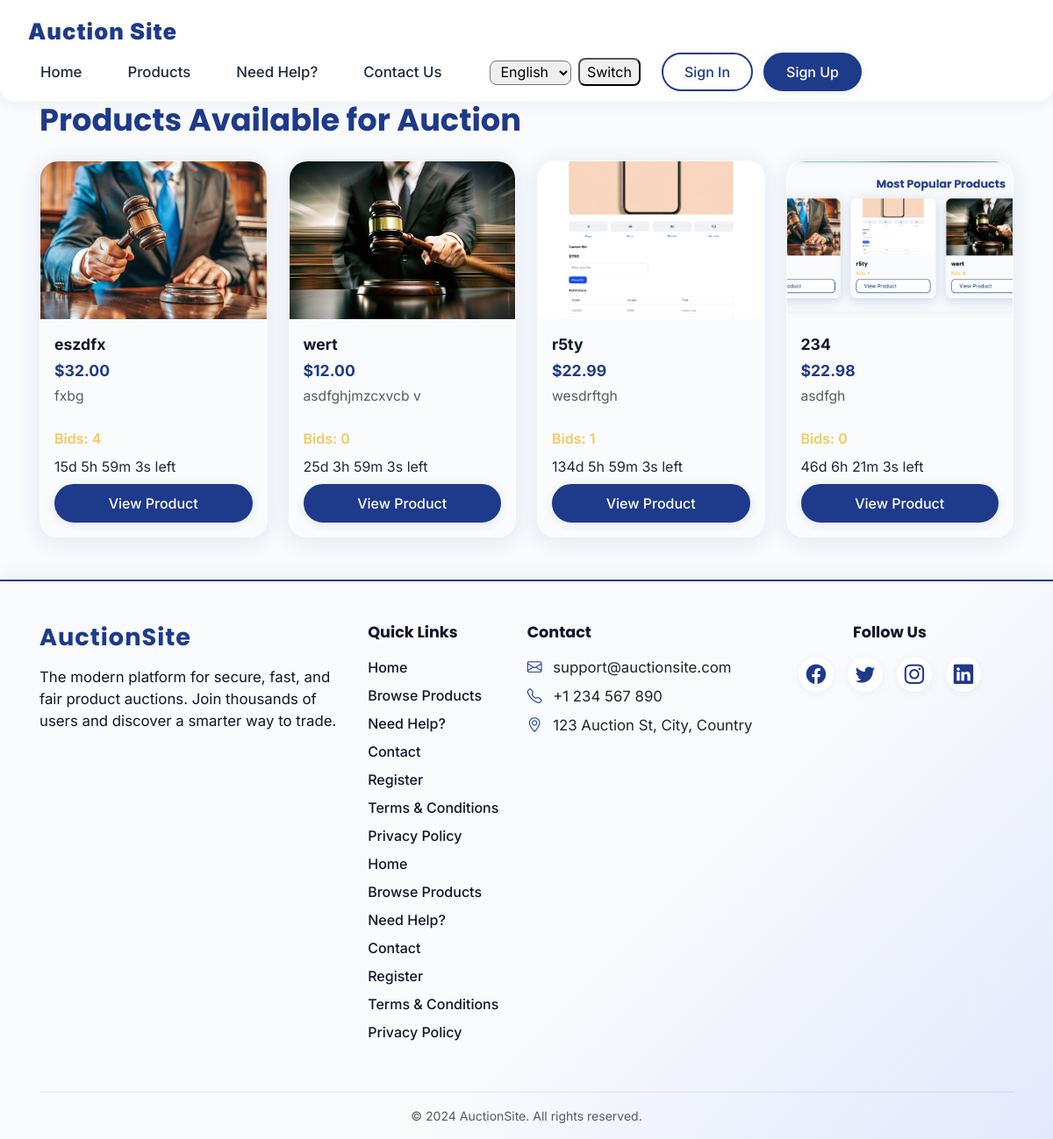
Screenshot of /products/ with the database file from the repository.
### auctions/models.py (models this page shows, shortened)
class Product(models.Model):
    seller = models.ForeignKey(User, on_delete=models.CASCADE, related_name='products')
    title = models.CharField(max_length=255)
    description = models.TextField()
    starting_bid = models.DecimalField(max_digits=10, decimal_places=2)
    image = models.ImageField(upload_to='product_images/', blank=True, null=True)
    created_at = models.DateTimeField(auto_now_add=True)
    is_active = models.BooleanField(default=True)
    auction_end = models.DateTimeField()
    CATEGORY_CHOICES = [
        ('electronics', 'Electronics'),
        ('smartphones', 'Smartphones'),
        ('fashion', 'Fashion'),
        ('home', 'Home'),
        ('other', 'Other'),
    ]
    category = models.CharField(max_length=32, choices=CATEGORY_CHOICES, default='other')
    CONDITION_CHOICES = [
        ('new', 'New'),
        ('like_new', 'Like New'),
        ('used', 'Used'),
        ('for_parts', 'For Parts'),
    ]
    condition = models.CharField(max_length=20, choices=CONDITION_CHOICES, default='used')

### auctions/views.py (the view)
# urls.py: path('products/', auction_views.product_list, name='products'),
def product_list(request):
    products = Product.objects.filter(is_active=True)
    return render(request, 'auctions/product_list.html', {'products': products})

### auctions/templates/auctions/product_list.html (shortened to what this page needs)
{% extends 'auctions/base.html' %}
{% block content %}
<h2 class="fw-bold text-primary mb-4" style="font-size:2.2rem;">Products Available for Auction</h2>
<div class="row g-4">
    {% for product in products %}
    <div class="col-12 col-sm-6 col-md-4 col-lg-3 d-flex">
        <div class="glass-card fade-in flex-fill d-flex flex-column" style="border-radius: 20px; box-shadow: 0 4px 24px rgba(30,58,138,0.10);">
            {% if product.image %}
                <img src="{{ product.image.url }}" class="card-img-top" style="border-radius: 20px 20px 0 0; height: 180px; object-fit: cover;" alt="{{ product.title }}">
            {% else %}
                <div style="height:180px; background:var(--bg-light); border-radius:20px 20px 0 0; display:flex; align-items:center; justify-content:center; color:var(--primary); font-size:2rem;">No Image</div>
            {% endif %}
            <div class="p-3 d-flex flex-column flex-grow-1">
                <div class="fw-bold text-accent mb-1" style="font-size: 1.1rem;">{{ product.title }}</div>
                <div class="fw-bold text-primary mb-1" style="font-size: 1.1rem;">${{ product.starting_bid }}</div>
                <div class="text-muted mb-2" style="font-size: 0.98rem; min-height: 40px;">{{ product.description|truncatechars:60 }}</div>
                <div class="mb-2" style="color: #F4C95D; font-weight: 600;">Bids: {{ product.bids.count }}</div>
                <div class="mb-2">
                    <span class="countdown-timer" data-end="{{ product.auction_end|date:'Y-m-d\TH:i:s' }}"></span>
                </div>
                <a href="{% url 'product_detail' product.pk %}" class="menu-btn primary mt-auto text-center" style="width: 100%; display: block;">View Product</a>
            </div>
        </div>
    </div>
    {% empty %}
    <p>No products available.</p>
    {% endfor %}
</div>
{% endblock %}

### auctions/templates/auctions/base.html (shortened to what this page needs)
{% load static %}
{% load has_profile %}
{% load i18n %}
<!DOCTYPE html>
<html>
<head>
    <link href="https://cdn.jsdelivr.net/npm/bootstrap@5.3.3/dist/css/bootstrap.min.css" rel="stylesheet">
    <link rel="stylesheet" href="{% static 'css/style.css' %}?v=5">
    <link rel="stylesheet" href="https://cdn.jsdelivr.net/npm/bootstrap-icons@1.11.3/font/bootstrap-icons.css">
    <link rel="stylesheet" href="https://cdnjs.cloudflare.com/ajax/libs/font-awesome/6.4.2/css/all.min.css">
</head>
<body>
<nav class="navbar position-relative">
    <a class="navbar-brand" href="{% url 'home' %}">{% trans "Auction Site" %}</a>
    <div class="navbar-menu" id="main-navbar-menu">
        <a class="navbar-link" href="{% url 'home' %}">{% trans "Home" %}</a>
        <a class="navbar-link" href="{% url 'products' %}">{% trans "Products" %}</a>
        <a class="navbar-link" href="{% url 'need_help' %}">{% trans "Need Help?" %}</a>
        <a class="navbar-link" href="{% url 'contact' %}">{% trans "Contact Us" %}</a>
        <form action="{% url 'custom_language_switch' %}" method="post" style="margin-left: 1rem;" id="language-form">
            <select name="language" style="border-radius: 8px; padding: 2px 8px;">
                <option value="en"{% if LANGUAGE_CODE == 'en' %} selected{% endif %}>English</option>
            </select>
            <button type="submit" style="border-radius: 8px; padding: 2px 8px; margin-left: 4px;">{% trans "Switch" %}</button>
        </form>
    <div class="menu-auth-btns">
        {% if user.is_authenticated %}
            <form method="post" action="{% url 'logout' %}">{% csrf_token %}
                <button type="submit" class="menu-btn primary">{% trans "Logout" %}</button>
            </form>
        {% else %}
            <a href="{% url 'login' %}" class="menu-btn">{% trans "Sign In" %}</a>
            <a href="{% url 'register' %}" class="menu-btn primary">{% trans "Sign Up" %}</a>
        {% endif %}
        </div>
    </div>
</nav>
<div class="container">
    {% block content %}{% endblock %}
</div>
<footer class="footer mt-5 pt-5 pb-3 text-dark" style="background: linear-gradient(135deg, var(--bg-light) 60%, #e3e8fd 100%); border-top: 2px solid var(--primary); box-shadow: 0 -2px 24px rgba(30,58,138,0.06);">
  <div class="container">
    <div class="row align-items-start gy-4 pb-4">
      <div class="col-md-4 mb-3">
        <h5 class="fw-bold text-primary mb-3" style="font-size: 1.7rem; letter-spacing: 1px;">{% trans "AuctionSite" %}</h5>
        <p style="color: var(--accent); font-size: 1.05rem;">{% trans "The modern platform for secure, fast, and fair product auctions. Join thousands of users and discover a smarter way to trade." %}</p>
      </div>
      <div class="col-md-2 mb-3">
        <h6 class="fw-bold text-accent mb-3" style="font-size: 1.1rem;">{% trans "Quick Links" %}</h6>
        <ul class="list-unstyled">
          <li class="mb-2"><a href="{% url 'home' %}" class="footer-link">{% trans "Home" %}</a></li>
          <li class="mb-2"><a href="{% url 'products' %}" class="footer-link">{% trans "Browse Products" %}</a></li>
          <li class="mb-2"><a href="{% url 'need_help' %}" class="footer-link">{% trans "Need Help?" %}</a></li>
          <li class="mb-2"><a href="{% url 'contact' %}" class="footer-link">{% trans "Contact" %}</a></li>
          <li class="mb-2"><a href="{% url 'register' %}" class="footer-link">{% trans "Register" %}</a></li>
          <li class="mb-2"><a href="{% url 'terms_and_conditions' %}" class="footer-link">{% trans "Terms & Conditions" %}</a></li>
          <li class="mb-2"><a href="{% url 'privacy_policy' %}" class="footer-link">{% trans "Privacy Policy" %}</a></li>
          <li class="mb-2"><a href="{% url 'home' %}" class="footer-link">{% trans "Home" %}</a></li>
          <li class="mb-2"><a href="{% url 'products' %}" class="footer-link">{% trans "Browse Products" %}</a></li>
          <li class="mb-2"><a href="{% url 'need_help' %}" class="footer-link">{% trans "Need Help?" %}</a></li>
          <li class="mb-2"><a href="{% url 'contact' %}" class="footer-link">{% trans "Contact" %}</a></li>
          <li class="mb-2"><a href="{% url 'register' %}" class="footer-link">{% trans "Register" %}</a></li>
          <li class="mb-2"><a href="{% url 'terms_and_conditions' %}" class="footer-link">{% trans "Terms & Conditions" %}</a></li>
          <li class="mb-2"><a href="{% url 'privacy_policy' %}" class="footer-link">{% trans "Privacy Policy" %}</a></li>
        </ul>
      </div>
      <div class="col-md-3 mb-3">
        <h6 class="fw-bold text-accent mb-3" style="font-size: 1.1rem;">{% trans "Contact" %}</h6>
        <ul class="list-unstyled" style="font-size: 1.05rem;">
          <li class="mb-2"><i class="bi bi-envelope text-primary me-2"></i> support@auctionsite.com</li>
          <li class="mb-2"><i class="bi bi-telephone text-primary me-2"></i> +1 234 567 890</li>
          <li><i class="bi bi-geo-alt text-primary me-2"></i> 123 Auction St, City, Country</li>
        </ul>
      </div>
      <div class="col-md-3 mb-3">
        <h6 class="fw-bold text-accent mb-3 text-center" style="font-size: 1.1rem;">{% trans "Follow Us" %}</h6>
        <div class="d-flex gap-3 justify-content-center">
          <a href="#" class="footer-social"><i class="bi bi-facebook"></i></a>
          <a href="#" class="footer-social"><i class="bi bi-twitter"></i></a>
          <a href="#" class="footer-social"><i class="bi bi-instagram"></i></a>
          <a href="#" class="footer-social"><i class="bi bi-linkedin"></i></a>
        </div>
      </div>
    </div>
    <hr style="border-color: var(--primary); opacity: 0.10; margin-top: 0; margin-bottom: 0.7rem;">
    <div class="text-center small text-muted mt-3">&copy; {{ year|default:2024 }} {% trans "AuctionSite. All rights reserved." %}</div>
  </div>
</footer>
</body>
</html>

### static/css/style.css (style rules this page uses)
:root { --primary: #1E3A8A; --secondary: #F4C95D; --accent: #0F172A; --bg-light: #F8FAFC; --text-dark: #1E293B; --text-light: #F1F5F9; --success: #10B981; --warning: #F97316; --error: #EF4444; }
body { font-family: 'Inter', 'Poppins', Arial, sans-serif; background: var(--bg-light); color: var(--text-dark); margin: 0; padding: 0; min-height: 100vh; }
h1, h2, h3, h4, h5, h6 { font-family: 'Poppins', 'Inter', Arial, sans-serif; color: var(--accent); margin-top: 0; }
.navbar { background: #fff; box-shadow: 0 2px 16px rgba(30,58,138,0.06); padding: 0.75rem 2rem; display: flex; align-items: center; justify-content: space-between; border-radius: 0 0 18px 18px; }
.navbar-brand { font-size: 1.6rem; font-weight: 900; color: var(--primary); text-decoration: none; letter-spacing: 1px; }
.navbar-menu { display: flex; gap: 1.5rem; align-items: center; }
.navbar-link { color: var(--text-dark); text-decoration: none; font-weight: 500; font-size: 1.05rem; transition: color 0.2s; border-radius: 8px; padding: 6px 14px; }
.menu-auth-btns { display: flex; gap: 12px; align-items: center; }
.menu-btn { padding: 8px 24px; border-radius: 24px; font-weight: 500; font-size: 1rem; border: 2px solid var(--primary); background: #fff; color: var(--primary); transition: transform 0.3s cubic-bezier(.4,0,.2,1), background 0.3s cubic-bezier(.4,0,.2,1), color 0.3s cubic-bezier(.4,0,.2,1); cursor: pointer; text-decoration: none; box-shadow: 0 2px 8px rgba(30,58,138,0.04); }
.menu-btn.primary { background: var(--primary); color: #fff; border: 2px solid var(--primary); box-shadow: 0 2px 12px rgba(30,58,138,0.10); }
.fade-in { opacity: 0; animation: fadeIn 1s ease-in-out forwards; }
.text-primary { color: var(--primary) !important; }
.text-accent { color: var(--accent) !important; }
.glass-card { background: rgba(255, 255, 255, 0.18); border-radius: 18px; box-shadow: 0 8px 32px 0 rgba(30, 58, 138, 0.18); backdrop-filter: blur(12px); -webkit-backdrop-filter: blur(12px); border: 1.5px solid rgba(255, 255, 255, 0.28); transition: transform 0.4s cubic-bezier(.4,0,.2,1), box-shadow 0.4s cubic-bezier(.4,0,.2,1); }
.container, .container-fluid { width: 100%; padding-right: 16px; padding-left: 16px; margin-right: auto; margin-left: auto; }
.card, .glass-card { display: flex; flex-direction: column; height: 100%; }
.footer .row { display: flex; flex-wrap: wrap; gap: 2rem 0; }
.footer .col-md-4, .footer .col-md-2, .footer .col-md-3 { flex: 1 1 100%; min-width: 0; }
@media (min-width: 768px) { .footer .col-md-4 { flex: 0 0 33%; } }
@media (min-width: 768px) { .footer .col-md-2 { flex: 0 0 16%; } }
@media (min-width: 768px) { .footer .col-md-3 { flex: 0 0 25%; } }
img, .card-img-top { max-width: 100%; height: auto; border-radius: 12px; }
.container { width: 100%; padding-right: 15px; padding-left: 15px; margin-right: auto; margin-left: auto; }
@media (min-width: 576px) { .container { max-width: 540px; } }
@media (min-width: 768px) { .container { max-width: 720px; } }
@media (min-width: 992px) { .container { max-width: 960px; } }
@media (min-width: 1200px) { .container { max-width: 1140px; } }
html, body { width: 100%; overflow-x: hidden; box-sizing: border-box; margin: 0; padding: 0; }
*, *:before, *:after { box-sizing: inherit; }
h1, h2, h3, h4, h5, h6 { word-break: break-word; }
@media (min-width: 992px) { .navbar-menu { display: flex !important; position: static !important; flex-direction: row !important; width: auto !important; background: none !important; box-shadow: none !important; border-radius: 0 !important; padding-bottom: 0 !important; } }

### auctions/templates/auctions/base.html (style rules this page uses)
.footer-link { color: var(--accent); text-decoration: none; font-weight: 500; transition: color 0.2s, text-shadow 0.2s; }
.footer-social { display: inline-flex; align-items: center; justify-content: center; width: 40px; height: 40px; border-radius: 50%; background: #fff; color: var(--primary); font-size: 1.4rem; box-shadow: 0 2px 8px rgba(30,58,138,0.06); transition: background 0.2s, color 0.2s, box-shadow 0.2s; }

### rows the page displays
Product: image (picture), title "eszdfx", starting_bid "32.00", description "fxbg", bids.count "4"
Product: image (picture), title "wert", starting_bid "12.00", description "asdfghjmzcxvcb v", bids.count "0"
Product: image (picture), title "r5ty", starting_bid "22.99", description "wesdrftgh", bids.count "1"
Product: image (picture), title "234", starting_bid "22.98", description "asdfgh", bids.count "0"

### other values shown
{{ year|default:2024 }} "2024"
